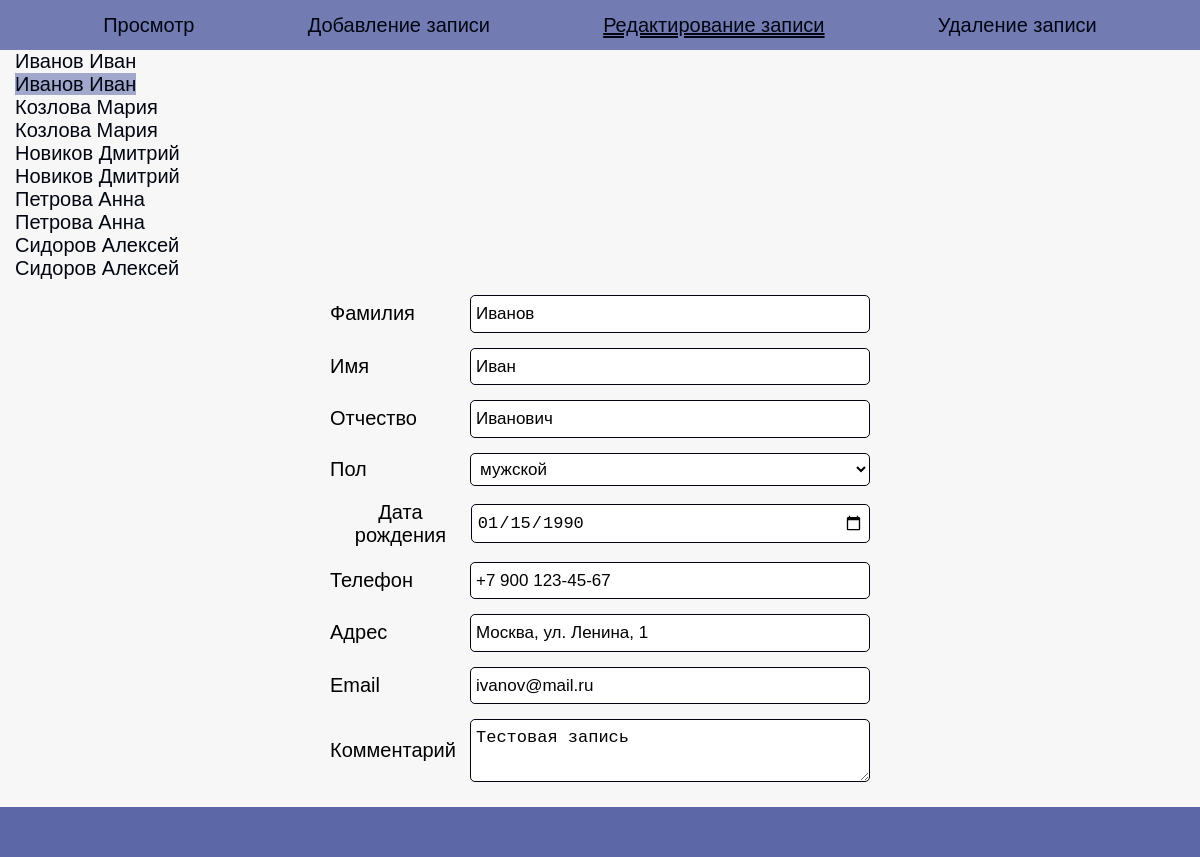
Page /index.php?page=edit&id=6 on the committed database.
### tables this page shows
CREATE TABLE contacts (
    id INTEGER PRIMARY KEY AUTOINCREMENT,
    surname TEXT NOT NULL,
    name TEXT NOT NULL,
    lastname TEXT,
    gender TEXT,
    date TEXT,
    phone TEXT,
    location TEXT,
    email TEXT,
    comment TEXT
);

### edit.php (the view, shortened to what this page needs)
<?php
function renderEdit() {
    $db = new PDO('sqlite:' . __DIR__ . '/phonebook.db');
    $message = '';
    $button = 'Сохранить изменения';
    $contacts = $db->query("SELECT id, surname, name FROM contacts ORDER BY surname, name")->fetchAll(PDO::FETCH_ASSOC);
    $currentId = $_GET['id'] ?? $contacts[0]['id'];
    $stmt = $db->prepare("SELECT * FROM contacts WHERE id = :id");
    $stmt->execute([':id' => $currentId]);
    $row = $stmt->fetch(PDO::FETCH_ASSOC);
    $html = '<div class="div-edit">';
    foreach ($contacts as $c) {
        $active = ($c['id'] == $currentId) ? 'currentRow' : '';
        $html .= "<a href='index.php?page=edit&id={$c['id']}' class='{$active}'>{$c['surname']} {$c['name']}</a><br>";
    }
    $html .= '</div>';
    $html .= $message;
    $html .= "<form name='form_add' method='post' action='index.php?page=edit&id={$currentId}'>";
    $html .= '<div class="column">';
    $html .= "<input type='hidden' name='id' value='{$currentId}'>";
    $html .= '<div class="add"><label>Фамилия</label><input type="text" name="surname" placeholder="Фамилия" value="' . htmlspecialchars($row['surname']) . '"></div>';
    $html .= '<div class="add"><label>Имя</label><input type="text" name="name" placeholder="Имя" value="' . htmlspecialchars($row['name']) . '"></div>';
    $html .= '<div class="add"><label>Отчество</label><input type="text" name="lastname" placeholder="Отчество" value="' . htmlspecialchars($row['lastname']) . '"></div>';
    $html .= '<div class="add"><label>Пол</label>';
    $html .= '<select name="gender">';
    foreach (['' => '— не указан —', 'мужской' => 'мужской', 'женский' => 'женский'] as $val => $label) {
        $selected = ($row['gender'] === $val) ? 'selected' : '';
        $html .= "<option value='{$val}' {$selected}>{$label}</option>";
    }
    $html .= '</select></div>';
    $html .= '<div class="add"><label>Дата рождения</label><input type="date" name="date" value="' . htmlspecialchars($row['date']) . '"></div>';
    $html .= '<div class="add"><label>Телефон</label><input type="text" name="phone" placeholder="Телефон" value="' . htmlspecialchars($row['phone']) . '"></div>';
    $html .= '<div class="add"><label>Адрес</label><input type="text" name="location" placeholder="Адрес" value="' . htmlspecialchars($row['location']) . '"></div>';
    $html .= '<div class="add"><label>Email</label><input type="email" name="email" placeholder="Email" value="' . htmlspecialchars($row['email']) . '"></div>';
    $html .= '<div class="add"><label>Комментарий</label><textarea name="comment" placeholder="Краткий комментарий">' . htmlspecialchars($row['comment']) . '</textarea></div>';
    $html .= "<button type='submit' name='button' value='{$button}' class='form-btn'>{$button}</button>";
    $html .= '</div>';
    $html .= '</form>';
    return $html;
}
?>

### style.css (style rules this page uses)
:root { --color_a: rgb(1, 5, 17); --back_a: rgba(92, 103, 168, 0.541); }
html { font-family: sans-serif; font-size: 17px; }
body { padding: 0; margin: 0; font-family: sans-serif; background-color: rgb(247, 247, 247); font-size: 20px; }
*, *::after, *::before { box-sizing: border-box; }
a { font-family: sans-serif; text-decoration: none; color: var(--color_a); }
.add { width: 90%; margin: 15px auto; display: flex; justify-content: space-between; align-items: center; }
.column { margin: auto; width: 50%; }
.div-edit { width: 200px; text-align: left; padding-left: 15px; }
.div-edit .currentRow { color: var(--color_a); background-color: var(--back_a); }
input, select, textarea { display: block; width: 400px; padding: 5px; font-size: 17px; font-weight: 400; line-height: 1.5; color: black; background-color: #fff; border: 1px solid var(--color_a); border-radius: 5px; }
label { display: inline-block; box-sizing: border-box; padding: inherit; }
.form-btn { background-color: rgb(92, 103, 168); border: none; width: 200px; height: 40px; color: #fff; border-radius: 5px; transition: .3s; margin-bottom: 10px; margin-top: 10px; }

### rows in the picture
contacts: surname "Иванов", name "Иван"
contacts: surname "Иванов", name "Иван", lastname "Иванович", date "01/15/1990", phone "+7 900 123-45-67", location "Москва, ул. Ленина, 1", email "ivanov@mail.ru", comment "Тестовая запись"
contacts: surname "Козлова", name "Мария"
contacts: surname "Козлова", name "Мария"
contacts: surname "Новиков", name "Дмитрий"
contacts: surname "Новиков", name "Дмитрий"
contacts: surname "Петрова", name "Анна"
contacts: surname "Петрова", name "Анна"
contacts: surname "Сидоров", name "Алексей"
contacts: surname "Сидоров", name "Алексей"

### other values in the picture
$label "Просмотр"
$label "Добавление записи"
$label "Редактирование записи"
$label "Удаление записи"
form field gender "мужской"
